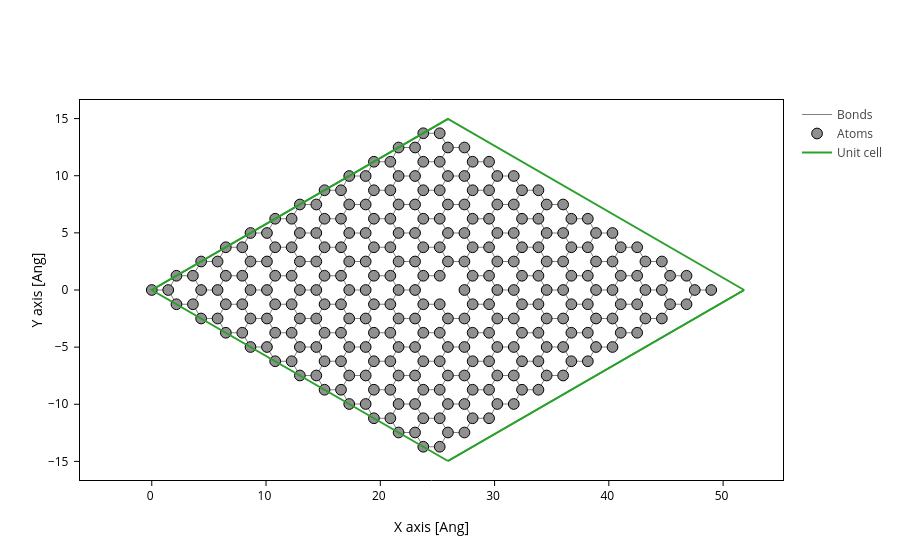

Notebook cell for this chart:
### Code cell
Ham_vac.geometry.plot(axes='xy',)

### Figure 1 — Plotly figure (JSON) as saved in the notebook; plotly's stock layout.template omitted (floating-point values rounded to 4 significant figures; data arrays with more than 128 entries replaced by an {"elided": "..."} marker saying what was removed)
{"data": [{"line": {"color": "gray", "width": 1}, "meta": {}, "mode": "lines", "name": "Bonds", "opacity": 1, "type": "scatter", "x": {"elided": "8505 float values"}, "y": {"elided": "8505 float values"}}, {"marker": {"color": "#909090", "line": {"color": "black", "width": 1}, "opacity": 1, "size": 10.72}, "meta": {}, "mode": "markers", "name": "Atoms", "opacity": 1, "type": "scatter", "x": {"elided": "287 float values"}, "y": {"elided": "287 float values"}}, {"meta": {}, "mode": "lines", "name": "Unit cell", "type": "scatter", "x": [0.0, 25.92, 51.84, 51.84, 25.92, 25.92, NaN, 25.92, 0.0, 0.0, 25.92, 25.92, 0.0, NaN, 51.84, 25.92, NaN, 51.84, 25.92], "y": [0.0, 14.96, 0.0, 0.0, 14.96, 14.96, NaN, 14.96, 0.0, 0.0, -14.96, -14.96, 0.0, NaN, 0.0, -14.96, NaN, 0.0, -14.96]}], "layout": {"scene": {"aspectmode": "data", "xaxis": {"title": {"text": "X axis [Ang]"}}, "yaxis": {"title": {"text": "Y axis [Ang]"}}}, "xaxis": {"scaleanchor": "y", "scaleratio": 1, "title": {"text": "X axis [Ang]"}}, "yaxis": {"title": {"text": "Y axis [Ang]"}}}}
